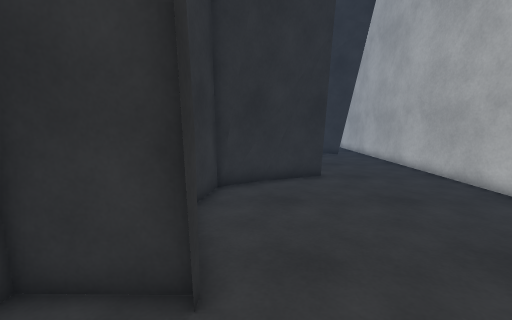
[1] (above)

13 first-person views from a walk through a scene from a Unity 3-D project. The camera is 1.3 m above the floor, tilts 8° down and sees 90° across. The floor is counted in squares, 0.5 m on a side. Each view is taken from the middle of a square. On the plan, view 1 faces up. The plan holds only what a view shows up to about 18 squares ahead; the rest is blank. The place goes on beyond the plan. Some animated figures are not drawn. Surface patterns are stand-ins for the level's own textures.

[2]
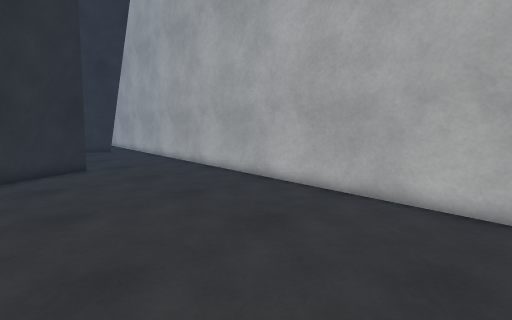

[3]
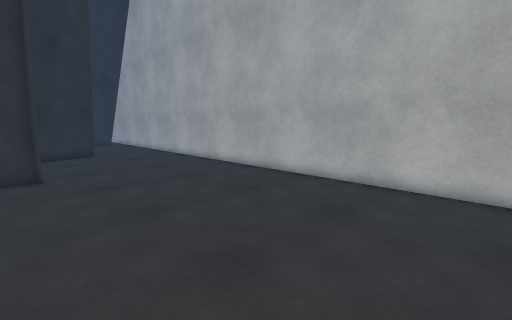

[4]
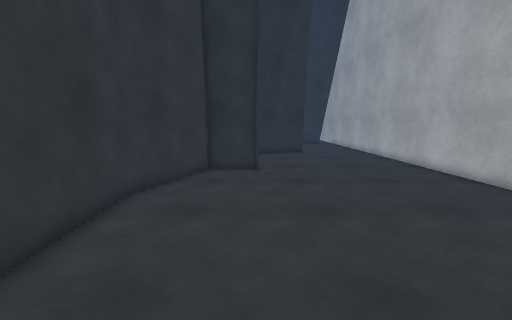

[5]
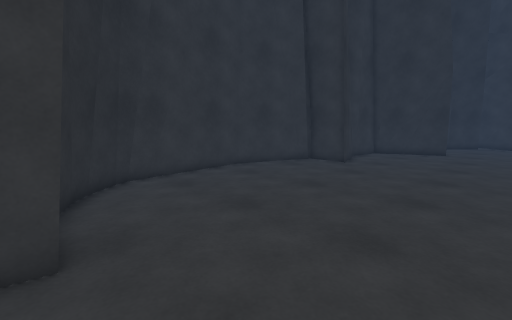

[6]
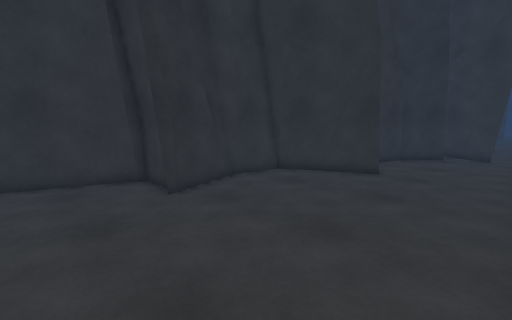

[7]
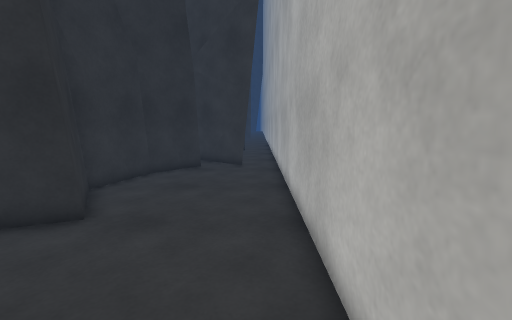

[8]
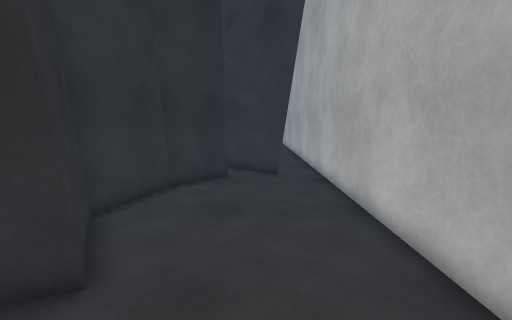

[9]
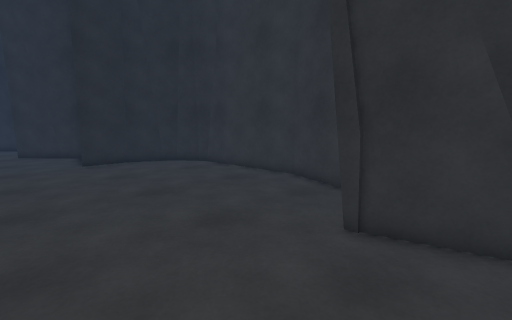

[10]
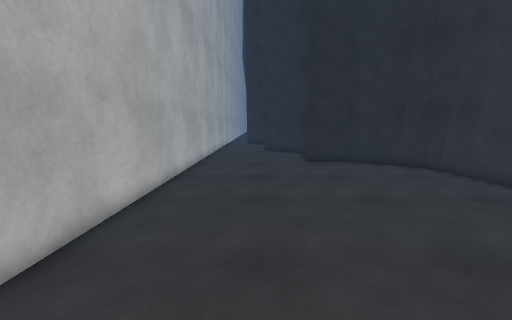

[11]
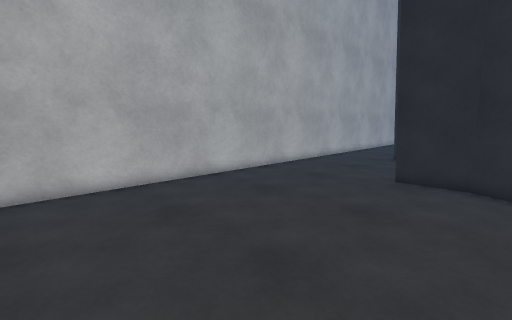

[12]
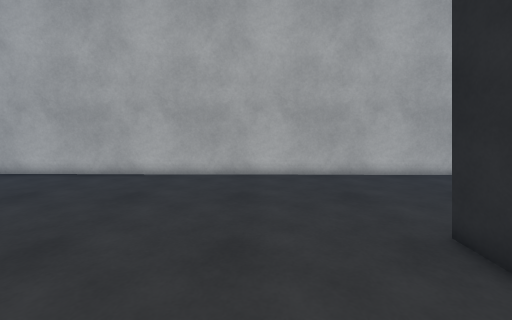

[13]
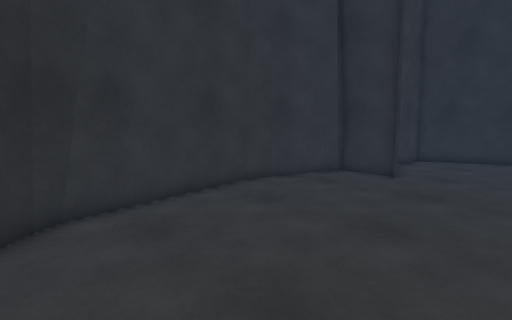

### Floor plan
Points are (right, up) in squares from view 1. A wall is a line through its corners. A room is listed if a view was taken in it or the views show most of it. See-through windows are left out.
Room 1 (views 1, 2, 3, 4, 5, 6, 7, 8, 9, 10, 11, 12, 13)
walls: (-0.8, 3.6) (-0.8, 2.8); (-3.7, 3) (-4.5, 2.1); (-4.1, 2.8) (-5.7, -1.9) (-5.2, -9.1); (-1.9, 6.8) (-1, 3.5) (-3.7, 3.6); (-2.3, 7) (-1.6, 5.7); (-1.8, 7.8) (-2.2, 6.8); (0.5, 11.1) (-1, 9.9) (-1.6, 9.9); (-1.5, 10.4) (-1.9, 7.6); (1.1, 11.3) (-0.9, 9.7) (-1.6, 9.6); (1.8, 11.7) (0.5, 11); (1.4, 11.8) (-0.5, 10.7); (3.3, 12.4) (0.6, 11.4); (-5.2, -8.5) (-4.7, -9.6); (-4.8, -9.4) (-3.7, -10.7); (-3.9, -10.4) (-2.8, -11.4); (-3, -11.3) (-1.1, -12.3) (1.6, -12.3) (1.4, -13.2); (9, -14.6) (9.4, 22.5); (2.4, 19.1) (1.4, 15.6) (3.4, 12.2) (1.7, 11.6); (4.8, 21.2) (2.3, 18.8); (7.6, 21.3) (5.9, 22.7)
low walls: (-2.2, 7.3) (-1.8, 6.3); (-0.1, 10.9) (-1.1, 10.2) (-1.6, 10.1); (-0.6, 10.8) (-1.4, 10.2); (0.8, 11.6) (-1, 10.6); (2.7, 12.4) (0.5, 11.6); (3.3, 12.7) (2.8, 12.5); (-3.9, -10.8) (-3, -11.5); (4.6, 21.6) (2.4, 19.1); (7.2, 21.9) (6.4, 22.6)

Where each view was taken, in squares from view 1:
view 1: 0 up, 0 right, facing up
view 2: 4 down, 0 right, facing up-right
view 3: 11 down, 2 left, facing up-right
view 4: 11 down, 1 left, facing up
view 5: 13 down, 7 right, facing up-left
view 6: 1 down, 8 right, facing up-left
view 7: 6 up, 8 right, facing up
view 8: 9 up, 6 right, facing up
view 9: 6 up, 5 right, facing down-left
view 10: 5 up, 5 right, facing down
view 11: 0 up, 2 left, facing down-right
view 12: 8 down, 4 left, facing right
view 13: 10 down, 3 right, facing up-left
